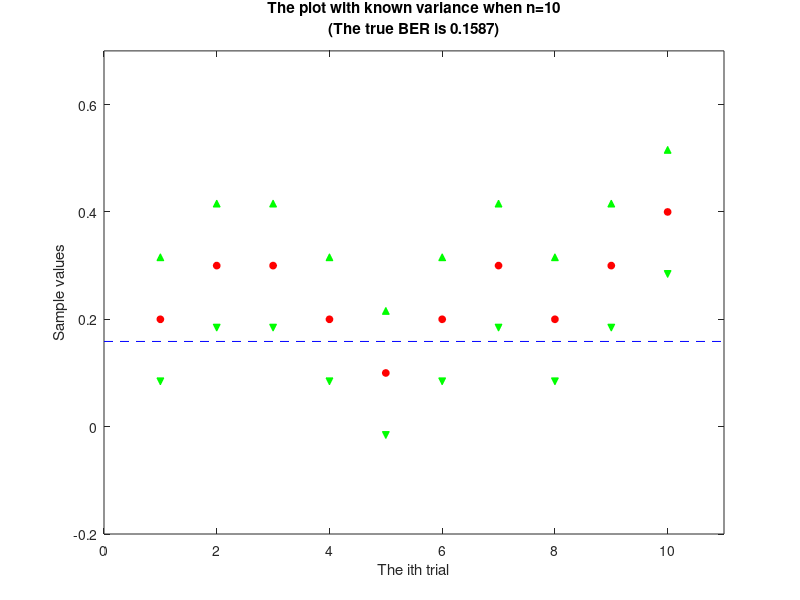

MATLAB code to generate this figure: (Note: this script raises an error after producing the figure.)
%% Operate the data
rng(1552,'twister')
BER_true=0.5*erfc(sqrt(0.5));
alpha=1-0.683;
y_half_a=norminv(1-alpha/2);
%Use the known variance of X
lower_confi_boud11_k=zeros(1,100);
upper_confi_boud11_k=zeros(1,100);
lower_confi_boud12_k=zeros(1,100);
upper_confi_boud12_k=zeros(1,100);
lower_confi_boud13_k=zeros(1,100);
upper_confi_boud13_k=zeros(1,100);
trial_11=zeros(1,100);
trial_12=zeros(1,100);
trial_13=zeros(1,100);
M11=zeros(1,100);
M12=zeros(1,100);
M13=zeros(1,100);
for m=1:1:100
X11=randn(1,10)-ones(1,10);
X12=randn(1,100)-ones(1,100);
X13=randn(1,1000)-ones(1,1000);
for i=1:1:10
    if X11(i)>0
        X11(i)=1;
    else
        X11(i)=0;
    end
end
for i=1:1:100
    if X12(i)>0
        X12(i)=1;
    else
        X12(i)=0;
    end
end
for i=1:1:1000
    if X13(i)>0
        X13(i)=1;
    else
        X13(i)=0;
    end
end
M11(m)=mean(X11);                  % The sample mean of X11
M12(m)=mean(X12);                  % The sample mean of X12
M13(m)=mean(X13);                  % The sample mean of X13
V=BER_true-BER_true^2;             % The true variance of X

lower_confi_boud11_k(m)=M11(m)-sqrt(V)*y_half_a/sqrt(10);
upper_confi_boud11_k(m)=M11(m)+sqrt(V)*y_half_a/sqrt(10);
lower_confi_boud12_k(m)=M12(m)-sqrt(V)*y_half_a/sqrt(100);
upper_confi_boud12_k(m)=M12(m)+sqrt(V)*y_half_a/sqrt(100);
lower_confi_boud13_k(m)=M13(m)-sqrt(V)*y_half_a/sqrt(1000);
upper_confi_boud13_k(m)=M13(m)+sqrt(V)*y_half_a/sqrt(1000);
end
for m=1:1:100
    if ((lower_confi_boud11_k(m)<=BER_true)&&(BER_true<=upper_confi_boud11_k(m)))
        trial_11(m)=1;
    end
    if ((lower_confi_boud12_k(m)<=BER_true)&&(BER_true<=upper_confi_boud12_k(m))) 
        trial_12(m)=1;
    end
    if ((lower_confi_boud13_k(m)<=BER_true)&&(BER_true<=upper_confi_boud13_k(m)))
        trial_13(m)=1;
    end
end
mean(trial_11)
mean(trial_12)
mean(trial_13)
% Use the unknown variance of X
lower_confi_boud21_k=zeros(1,100);
upper_confi_boud21_k=zeros(1,100);
lower_confi_boud22_k=zeros(1,100);
upper_confi_boud22_k=zeros(1,100);
lower_confi_boud23_k=zeros(1,100);
upper_confi_boud23_k=zeros(1,100);
trial_21=zeros(1,100);
trial_22=zeros(1,100);
trial_23=zeros(1,100);
M21=zeros(1,100);
M22=zeros(1,100);
M23=zeros(1,100);
for m=1:1:100
X21=randn(1,10)-ones(1,10);
X22=randn(1,100)-ones(1,100);
X23=randn(1,1000)-ones(1,1000);
for i=1:1:10
    if X21(i)>0
        X21(i)=1;
    else
        X21(i)=0;
    end
end
for i=1:1:100
    if X22(i)>0
        X22(i)=1;
    else
        X22(i)=0;
    end
end
for i=1:1:1000
    if X23(i)>0
        X23(i)=1;
    else
        X23(i)=0;
    end
end

M21(m)=mean(X21);                       % The sample mean of X21
M22(m)=mean(X22);                       % The sample mean of X22
M23(m)=mean(X23);                       % The sample mean of X23
V1=(10*M21(m)-10*(M21(m))^2)/9;         % The sample variance of X21
V2=(100*M22(m)-100*(M22(m))^2)/99;      % The sample variance of X22
V3=(1000*M23(m)-1000*(M23(m))^2)/999;   % The sample variance of X23

lower_confi_boud21_k(m)=M21(m)-sqrt(V1)*y_half_a/sqrt(10);
upper_confi_boud21_k(m)=M21(m)+sqrt(V1)*y_half_a/sqrt(10);
lower_confi_boud22_k(m)=M22(m)-sqrt(V2)*y_half_a/sqrt(100);
upper_confi_boud22_k(m)=M22(m)+sqrt(V2)*y_half_a/sqrt(100);
lower_confi_boud23_k(m)=M23(m)-sqrt(V3)*y_half_a/sqrt(1000);
upper_confi_boud23_k(m)=M23(m)+sqrt(V3)*y_half_a/sqrt(1000);
end
for m=1:1:100
    if ((lower_confi_boud21_k(m)<=BER_true)&&(BER_true<=upper_confi_boud21_k(m)))
        trial_21(m)=1;
    end
    if ((lower_confi_boud22_k(m)<=BER_true)&&(BER_true<=upper_confi_boud22_k(m))) 
        trial_22(m)=1;
    end
    if ((lower_confi_boud23_k(m)<=BER_true)&&(BER_true<=upper_confi_boud23_k(m)))
        trial_23(m)=1;
    end
end
mean(trial_21)
mean(trial_22)
mean(trial_23)
%% Use the data to draw figures
%% The sample mean of X with known variance 
figure(1)   % n=10       
X=1:10;
plot(X,M11(1:10),'ro','MarkerSize',5,'MarkerFaceColor','r');hold on;
plot(X,lower_confi_boud11_k(1:10),'gv','MarkerSize',5,'MarkerFaceColor','g');hold on;
plot(X,upper_confi_boud11_k(1:10),'g^','MarkerSize',5,'MarkerFaceColor','g');hold on;
xlim([0 11])
ylim([-0.2 0.7])
title({'The plot with known variance when n=10';'(The true BER is 0.1587)'})
xlabel('The ith trial')
ylabel('Sample values')
line([0,11],[0.1587,0.1587],'linestyle','--','color','b');
text(5.5,0.16,'0.1587','FontWeight','bold','Color','b','horiz','center','vert','bottom')

figure(2)   % n=100
X=1:10;
plot(X,M12(1:10),'ro','MarkerSize',5,'MarkerFaceColor','r');hold on;
plot(X,lower_confi_boud12_k(1:10),'gv','MarkerSize',5,'MarkerFaceColor','g');hold on;
plot(X,upper_confi_boud12_k(1:10),'g^','MarkerSize',5,'MarkerFaceColor','g');hold on;
xlim([0 11])
ylim([0.06 0.26])
title({'The plot with known variance when n=100';'(The true BER is 0.1587)'})
xlabel('The ith trial')
ylabel('Sample values')
line([0,11],[0.1587,0.1587],'linestyle','--','color','b');
text(5.5,0.16,'0.1587','FontWeight','bold','Color','b','horiz','center','vert','bottom')

figure(3)   % n=1000
X=1:10;
plot(X,M13(1:10),'ro','MarkerSize',5,'MarkerFaceColor','r');hold on;
plot(X,lower_confi_boud13_k(1:10),'gv','MarkerSize',5,'MarkerFaceColor','g');hold on;
plot(X,upper_confi_boud13_k(1:10),'g^','MarkerSize',5,'MarkerFaceColor','g');hold on;
xlim([0 11])
ylim([0.12 0.20])
title({'The plot with known variance when n=1000';'(The true BER is 0.1587)'})
xlabel('The ith trial')
ylabel('Sample values')
line([0,11],[0.1587,0.1587],'linestyle','--','color','b');
text(5.5,0.16,'0.1587','FontWeight','bold','Color','b','horiz','center','vert','bottom')
%% The sample mean of X with unknown variance 
figure(4)   % n=10
X=1:10;
plot(X,M21(1:10),'ro','MarkerSize',5,'MarkerFaceColor','r');hold on;
plot(X,lower_confi_boud21_k(1:10),'gv','MarkerSize',5,'MarkerFaceColor','g');hold on;
plot(X,upper_confi_boud21_k(1:10),'g^','MarkerSize',5,'MarkerFaceColor','g');hold on;
xlim([0 11])
ylim([-0.2 0.7])
title({'The plot with unknown variance when n=10';'(The true BER is 0.1587)'})
xlabel('The ith trial')
ylabel('Sample values')
line([0,11],[0.1587,0.1587],'linestyle','--','color','b');
text(5.5,0.16,'0.1587','FontWeight','bold','Color','b','horiz','center','vert','bottom')

figure(5)   % n=100
X=1:10;
plot(X,M22(1:10),'ro','MarkerSize',5,'MarkerFaceColor','r');hold on;
plot(X,lower_confi_boud22_k(1:10),'gv','MarkerSize',5,'MarkerFaceColor','g');hold on;
plot(X,upper_confi_boud22_k(1:10),'g^','MarkerSize',5,'MarkerFaceColor','g');hold on;
xlim([0 11])
ylim([0.06 0.26])
title({'The plot with unknown variance when n=100';'(The true BER is 0.1587)'})
xlabel('The ith trial')
ylabel('Sample values')
line([0,11],[0.1587,0.1587],'linestyle','--','color','b');
text(5.5,0.16,'0.1587','FontWeight','bold','Color','b','horiz','center','vert','bottom')

figure(6)   % n=1000
X=1:10;
plot(X,M23(1:10),'ro','MarkerSize',5,'MarkerFaceColor','r');hold on;
plot(X,lower_confi_boud23_k(1:10),'gv','MarkerSize',5,'MarkerFaceColor','g');hold on;
plot(X,upper_confi_boud23_k(1:10),'g^','MarkerSize',5,'MarkerFaceColor','g');hold on;
xlim([0 11])
ylim([0.12 0.20])
title({'The plot with unknown variance when n=1000';'(The true BER is 0.1587)'})
xlabel('The ith trial')
ylabel('Sample values')
line([0,11],[0.1587,0.1587],'linestyle','--','color','b');
text(5.5,0.16,'0.1587','FontWeight','bold','Color','b','horiz','center','vert','bottom')
